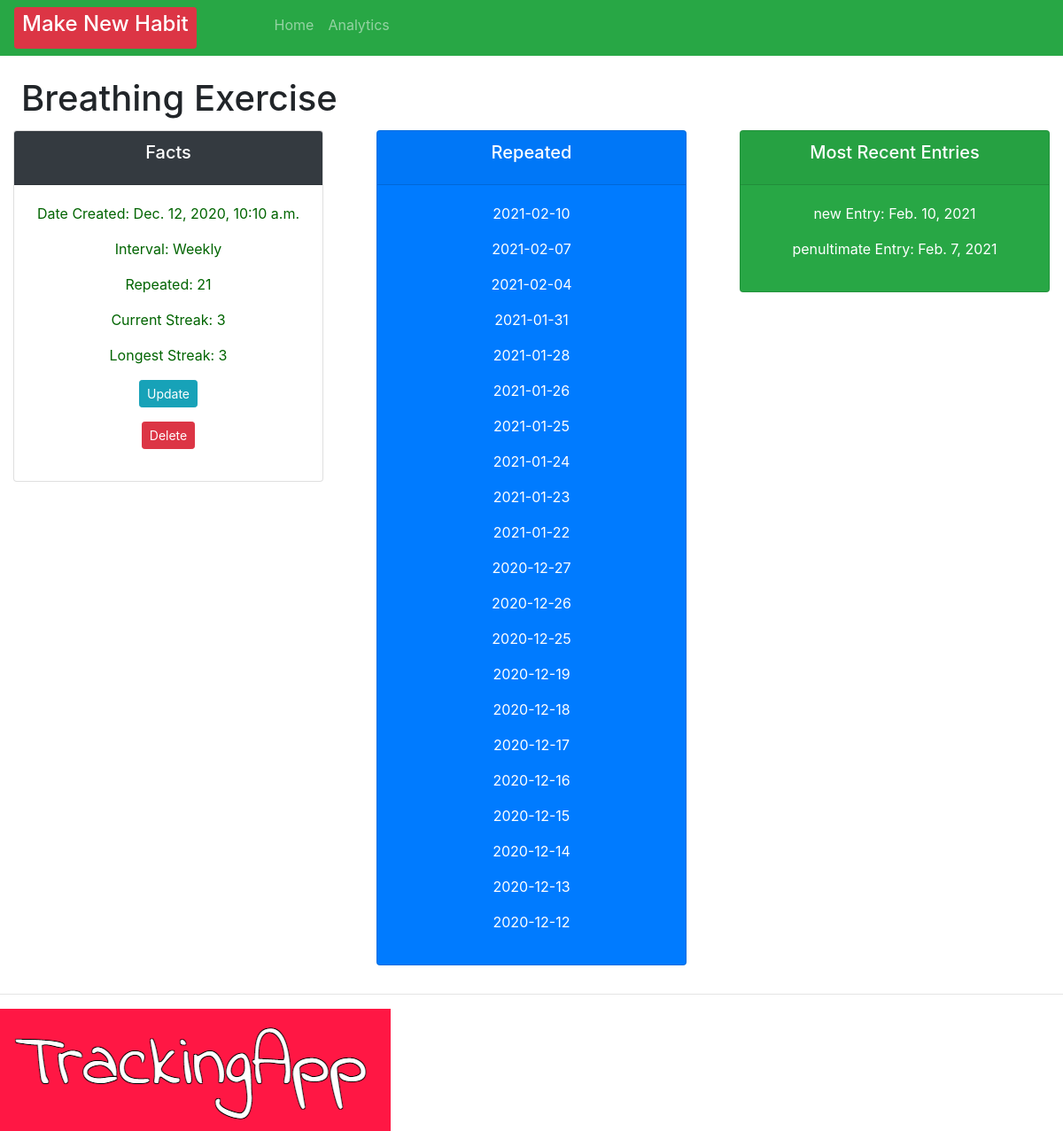
/habit/104, run on an earlier commit of the app's database.
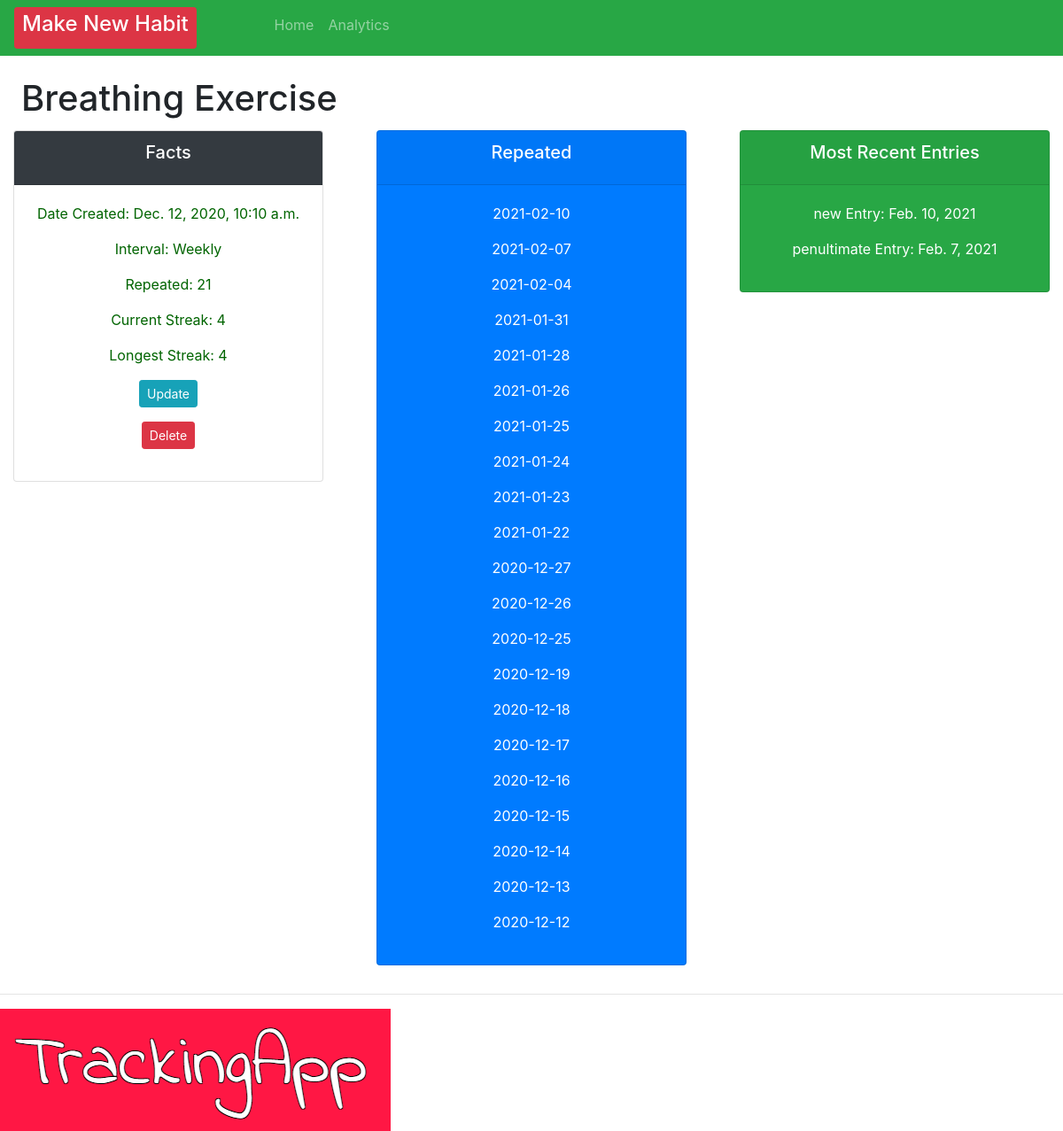
And on a later commit of the database.
### crm/models.py (models this page shows, shortened)
class Order(models.Model):
    INTERVAL = (
            ('Daily', 'Daily'),
            ('Weekly', 'Weekly' ),
            )
    habit = models.CharField(max_length=200, null=True, blank=True)
    interval = models.CharField(max_length=400, null=True, choices=INTERVAL)
    checked = models.IntegerField(blank=True, default=0, null=True)
    streak = models.IntegerField(blank=True, default=0, null=True)
    longestStreak = models.IntegerField(blank=True, default=0, null=True)
    created = models.DateTimeField(auto_now=True, auto_now_add=False, editable=False, null=True, blank=True)
    checkedList = models.ManyToManyField(Repeats)
    timeStamp = models.DateTimeField(auto_now=True, blank=True)
    date_created = models.DateTimeField(auto_now_add=True, null=True, editable=False, blank=True)
    dateAsString = models.CharField(max_length=200, null=True, blank=True)

### crm/views.py (the view)
# urls.py: path('habit/<str:pk>', views.habit, name="habit"),
def habit(request, pk):
    repeats = Repeats.objects.get(id=pk)
    orders = Order.objects.all()
    order = Order.objects.get(id=pk)
    repeat = order.checkedList.filter()
    streak = order.streak
    dateArray = order.checkedList.all().order_by('-dateAsString')
    penultimate = dateArray[1].dateAsString
    lastChecked = parse_date(penultimate)
    today1 = dateArray.first().dateAsString
    today = parse_date(today1)
    order.save()
    context = {"today": today, "lastTimeStamp": lastChecked, "current_streak":streak, "order":order, "repeats": repeats, "repeat": repeat}
    return render(request, 'habit/habit.html', context)

### crm/templates/habit/habit.html (shortened to what this page needs)
{% extends 'habit/main.html' %}
{% block content %}
<br>
<h1 style="margin-left: 2%; margin-bottom: 1%;">
    <td>
        {{ order.habit }}
    </td>
</h1>
<div class="row">
    <div class="col">
        <div class="col-md">
            <div class="card text-center text-white mb-3" id="total-orders">
                <div class="card-header  bg-dark">
                    <h5 class="card-title">Facts</h5>
                </div>
                <div class="card-body">
                    <p style="color: darkgreen">Date Created: {{order.date_created}}</p>
                    <p style="color: darkgreen">Interval: {{ order.interval }}</p>
                    <p style="color: darkgreen">Repeated: {{ order.checkedList.count }}</p>
                    <p style="color: darkgreen">Current Streak:  {{current_streak}}</p>
                    <p style="color: darkgreen">Longest Streak: {{order.longestStreak}}</p>
                    <p> <a a class="btn btn-sm btn-info" href="{% url 'update_habit' order.id %}">Update</a></p>
                    <p> <a a class="btn btn-sm btn-danger" href="{% url 'delete' order.id %}">Delete</a></p>
                </div>
            </div>
        </div>
    </div>
    <div class="col">
        <div class="col-md">
            <div class="card text-center text-white bg-primary mb-3" id="total-orders">
                <div class="card-header">
                    <h5 class="card-title text-white">Repeated</h5>
                </div>
                <div class="card-body">
                    {% for check in repeat reversed %}
                    <p>{{check.dateAsString}}</p>
                    {%endfor%}
                </div>
            </div>
        </div>
    </div>
    <div class="col">
        <div class="col-md">
            <div class="card text-center mb-3 bg-success text-white" id="total-orders">
                <div class="card-header">
                    <h5 class="card-title">Most Recent Entries</h5>
                </div>
                <div class="card-body">
                    <p>new Entry: {{today}}</p>
                    <p>penultimate Entry: {{lastTimeStamp}}</p>
                </div>
            </div>
        </div>
    </div>
</div>
{% endblock %}

What changed in the data, as far as the page shows it:
changed Order "Breathing Exercise": longestStreak "3" → "4"
Also different on the page:
{{ current_streak }}: "3" → "4"
